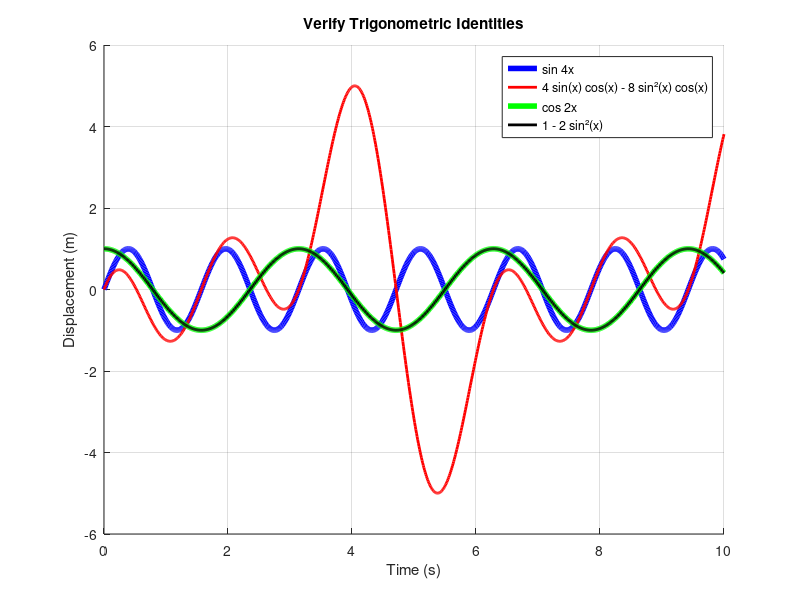

Source code (MATLAB):
#!/usr/bin/octave -q

% trigverify.m
% Date  : 12 August 2017
% Author: Ankit Pati

hold on;
grid on;

title('Verify Trigonometric Identities');
xlabel('Time (s)');
ylabel('Displacement (m)');

x = 0 : 0.01 : 10;

f      = sin(4 .* x);
f_dash = 4 .* sin(x) .* cos(x) - 8 .* sin(x).^2 .* cos(x);

plot(x, f     , 'color', 'blue' , 'linewidth', 4, 'DisplayName', 'sin 4x');
plot(x, f_dash, 'color', 'red'  , 'linewidth', 2, 'DisplayName',
                                          '4 sin(x) cos(x) - 8 sin²(x) cos(x)');

if f(9) == f_dash(9)
    disp('The identity is verified to hold at x = 9 for sin 4x.');
else
    disp('The identity is verified to be false for sin 4x.');
end

g      = cos(2 .* x);
g_dash = 1 - 2 .* sin(x).^2;

plot(x, g     , 'color', 'green', 'linewidth', 4, 'DisplayName', 'cos 2x');
plot(x, g_dash, 'color', 'black', 'linewidth', 2, 'DisplayName',
                                                               '1 - 2 sin²(x)');

if g(9) == g_dash(9)
    disp('The identity is verified to hold at x = 9 for cos 2x.');
else
    disp('The identity is verified to be false for cos 2x.');
end

legend('show');

drawnow();
input('Press enter key to terminate...');

% end of trigverify.m
